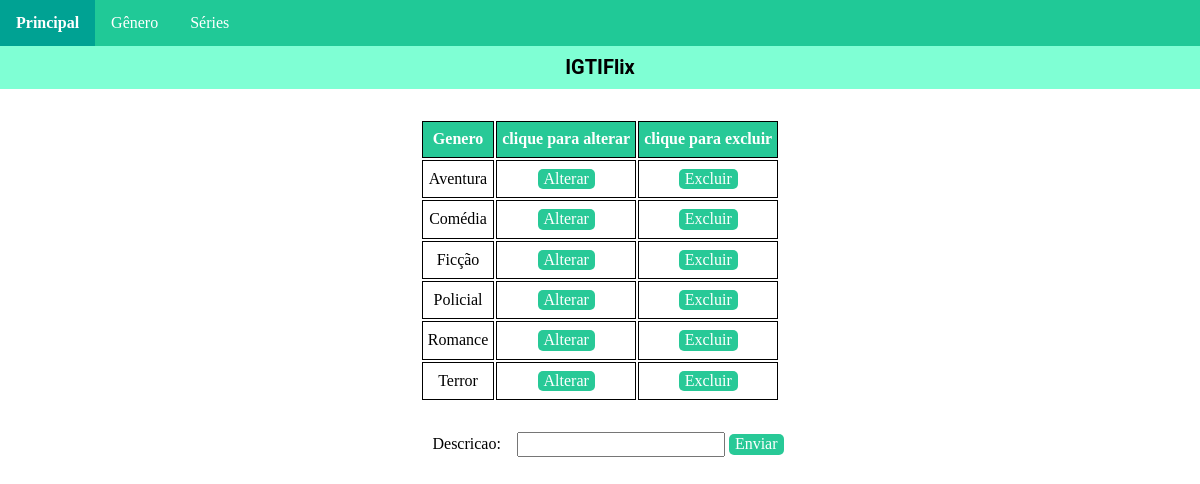
The page /genero/ on the database its author committed.
### genero/models.py (models this page shows, shortened)
class Genero(models.Model):
    descricao = models.CharField(max_length=50)

### genero/views.py (the view)
# urls.py: path('', views.cadastro, name='cadastro'),
def cadastro(request):
    form = forms.GeneroForm()
    if request.method == 'POST':
        form = forms.GeneroForm(request.POST)
        if form.is_valid():
            form.save(commit=True)
        else:
            print("formulário não é válido")
    generos_list = models.Genero.objects.order_by('descricao')
    data_dict = {'form': form, 'generos_records':generos_list}
    return render(request, 'genero/genero.html', data_dict)

### genero/forms.py
class GeneroForm(forms.ModelForm):
    class Meta:
        model = Genero
        fields = '__all__'

### templates/genero/genero.html (shortened to what this page needs)
<!DOCTYPE html>
{% load static %}
<html>
    <head>
        {% include "../conexoes-estilos-linguagem.html" %}
    </head>
    <body>
        {% include "menu.html" %}
        {% include "logo.html" %}
        <main>
            <div class="conteiner">
                <div id = "items">
                    {% if generos_records %}
                    <table>
                        <thead>
                        <tr>
                            <th>Genero</th> <th>clique para alterar</th> <th>clique para excluir</th>
                        </tr>
                        </thead>
                        <tbody>
                                {% for genero in generos_records %}
                                    <tr class = "linhaselecionada">
                                            <td>{{ genero.descricao }}</td>
                                            <td><button class="buttons editar" onclick="updateItem({{ genero.id }})">Alterar</button></td>
                                            <td><button class="buttons apagar" onclick="deleteItem({{ genero.id }})">Excluir</button></td>
                                    </tr>
                                {% endfor %}
                        </tbody>
                    </table>
                    {% else %}
                        <p>Nenhum dado cadastrado</p>
                    {% endif %}
                </div>
                <div class="inserir-dados">
                    <form onsubmit="/genero" id="form-genero" method="post">
                        {% include "../formularios.html" %}
                    </form>
                </div>
            </div>
        </main>
    </body>
</html>

### static/css/main.css (style rules this page uses)
.conteiner { display: flex; flex-direction: column; justify-content: center; align-items: center; }
form { margin: 0px; }
form label { display: inline; text-align: center; font-size: 1em; padding: 1em; }
.buttons { background: #28c997; font-size: 1em; color:white; border: none; border-radius: 5px; }
table { margin: 30px; text-align: center; }
thead { background: #28c997; color: white; font-weight: bold; }
td, th { border: 1px solid black; padding: 8px 5px; }
#items { flex-direction: column; }

### rows shown on the page
Genero: descricao "Aventura"
Genero: descricao "Comédia"
Genero: descricao "Ficção"
Genero: descricao "Policial"
Genero: descricao "Romance"
Genero: descricao "Terror"
